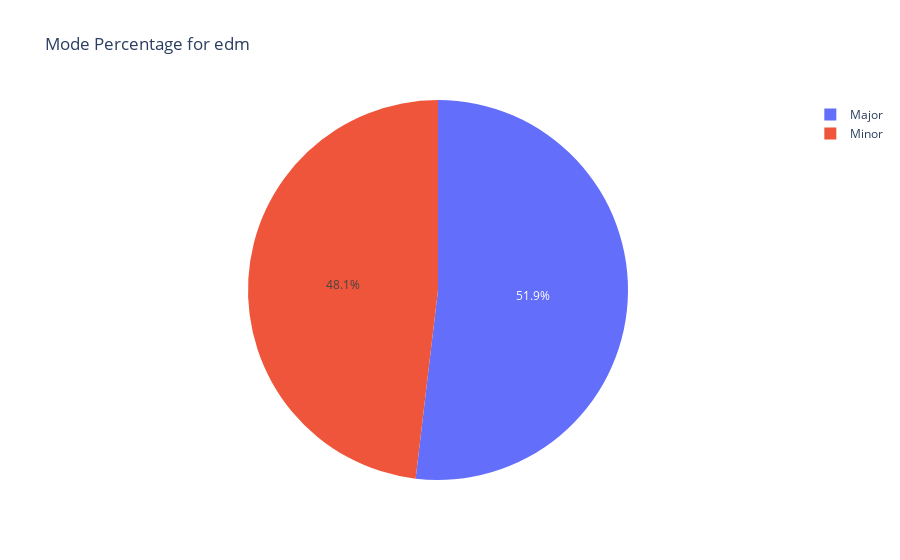

Here is the notebook cell this chart was saved with:
### Code cell
def plot_genre_percentage(genre):
    if genre == 'all':
        selected_data = mode_perc   
    elif genre in mode_perc['main_genre'].values:
        selected_data = mode_perc[mode_perc['main_genre'] == genre]
    else:
        print("Genre not found in the dataset")
    fig = go.Figure(data=[go.Pie(labels=selected_data['type'], values=selected_data['percentage'])])
    fig.update_layout(title=f'Mode Percentage for {genre}')
    fig.show()
plot_genre_percentage('edm')

### Figure 1 — Plotly figure (JSON) as saved in the notebook; plotly's stock layout.template omitted (floating-point values rounded to 4 significant figures)
{"data": [{"labels": ["Major", "Minor"], "type": "pie", "values": [51.88, 48.12]}], "layout": {"autosize": true, "title": {"text": "Mode Percentage for edm"}}}
